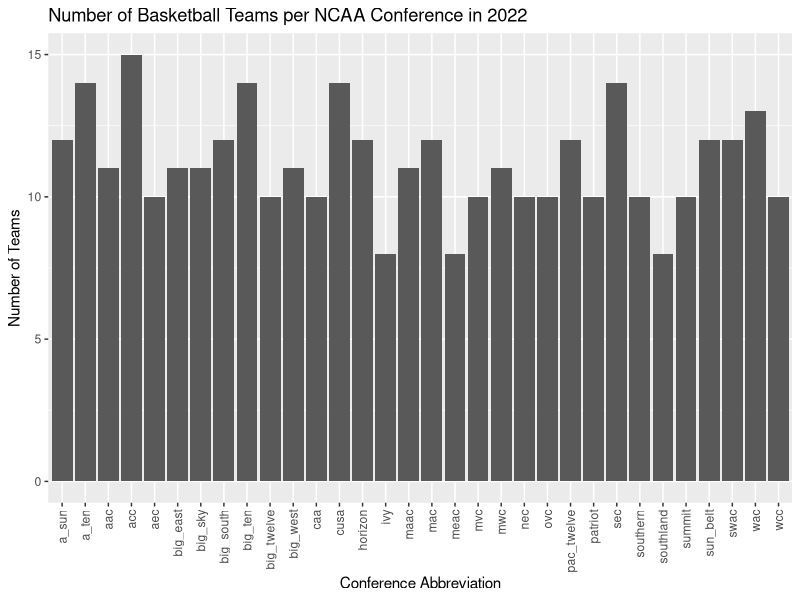

R code for this plot:
## ---- chunk 1
knitr::opts_chunk$set(echo = TRUE)
## ---- chunk 2
library(dplyr)
library(ggplot2)
## ---- chunk 3
conferences <- read.csv("MTeamConferences.csv")
conferences_2022 <- conferences %>% subset(Season == "2022")
counter <- conferences_2022 %>% count(ConfAbbrev)
## ---- chunk 4
ggplot(counter, aes(x = ConfAbbrev, y = n)) +
  geom_bar(stat = "identity") +
  xlab("Conference Abbreviation") +
  ylab("Number of Teams") +
  theme_get() +
  ggtitle("Number of Basketball Teams per NCAA Conference in 2022") +
  theme(axis.text.x = element_text(angle = 90, vjust = 0.5, hjust=1))
